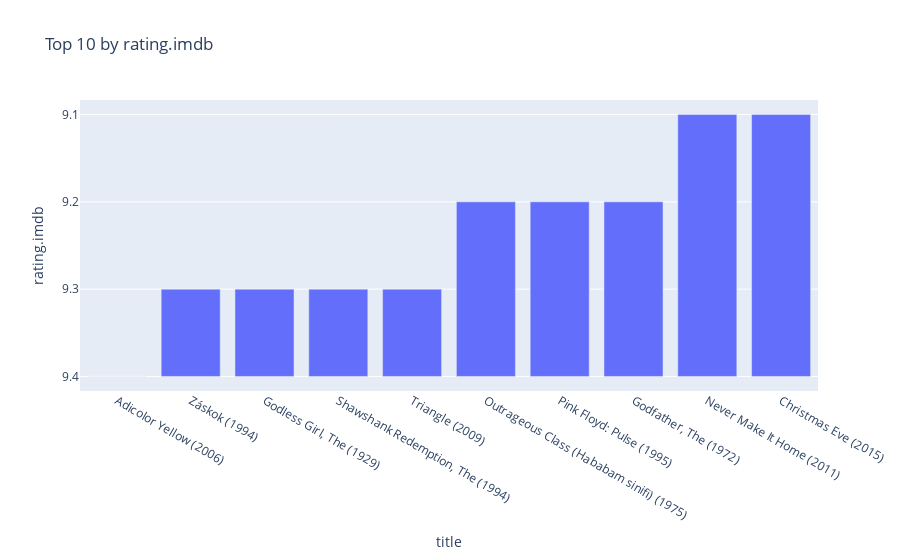

The code cell stored with this chart in its notebook:
### Markdown cell above
По IMDb

### Code cell
# Top 10 по IMDb
top_imdb = data[['title', 'rating.imdb']].dropna().sort_values('rating.imdb', ascending=False).head(10)
px.bar(top_imdb, x='title', y='rating.imdb', title='Top 10 by rating.imdb').show()

### Figure 1 — Plotly figure (JSON) as saved in the notebook; plotly's stock layout.template omitted (floating-point values rounded to 4 significant figures)
{"data": [{"alignmentgroup": "True", "hovertemplate": "title=%{x}<br>rating.imdb=%{y}<extra></extra>", "legendgroup": "", "marker": {"color": "#636efa", "pattern": {"shape": ""}}, "name": "", "offsetgroup": "", "orientation": "v", "showlegend": false, "textposition": "auto", "type": "bar", "x": ["Adicolor Yellow (2006)", "Záskok (1994)", "Godless Girl, The (1929)", "Shawshank Redemption, The (1994)", "Triangle (2009)", "Outrageous Class (Hababam sinifi) (1975)", "Pink Floyd: Pulse (1995)", "Godfather, The (1972)", "Never Make It Home (2011)", "Christmas Eve (2015)"], "xaxis": "x", "y": ["9.4", "9.3", "9.3", "9.3", "9.3", "9.2", "9.2", "9.2", "9.1", "9.1"], "yaxis": "y"}], "layout": {"barmode": "relative", "legend": {"tracegroupgap": 0}, "title": {"text": "Top 10 by rating.imdb"}, "xaxis": {"anchor": "y", "domain": [0, 1], "title": {"text": "title"}}, "yaxis": {"anchor": "x", "domain": [0, 1], "title": {"text": "rating.imdb"}}}}
